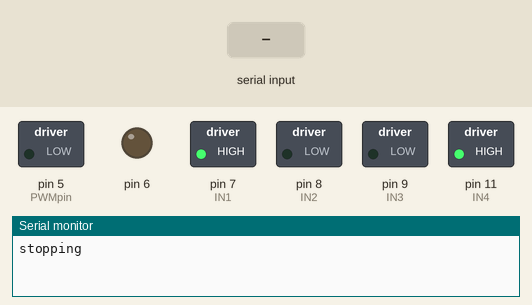
Bench run of a sketch on a simulated Arduino Uno, built with avr-gcc and run on an emulated ATmega328P. Shown: switched loads named in the sketch (green lamp = pin HIGH), output pins drawn as LEDs (lit = HIGH), the last lines printed to the serial monitor. Inputs (shaded band) come from the test bench.

Above: at 1.2 s.
1.3 s: "d90\n" received over Serial
2.8 s: "k" received over Serial
At 4.0 s:
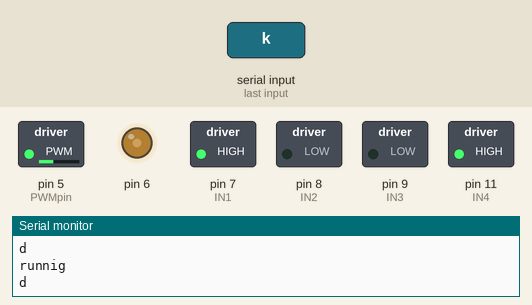
4.3 s: "t90\n" received over Serial
At 5.4 s:
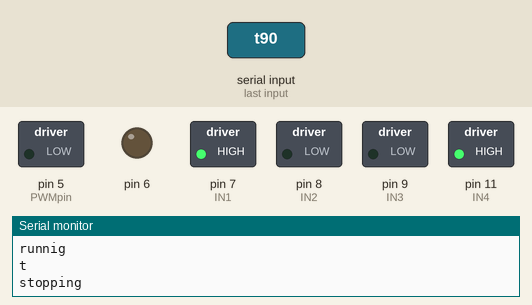
6.1 s: "k" received over Serial
At 6.7 s:
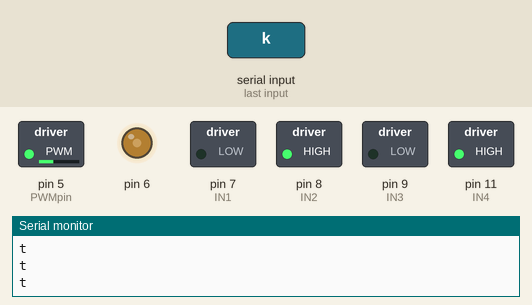
7.6 s: "s90\n" received over Serial
At 8.4 s:
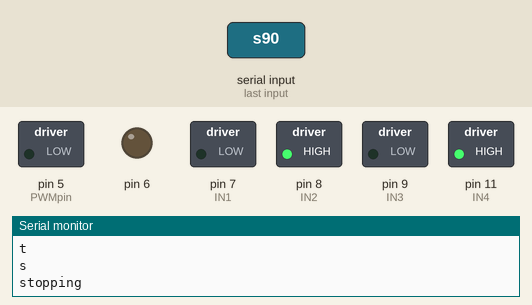
Timing chart, 0 to 10.2 s (numbered marks = the images above; inputs shaded):
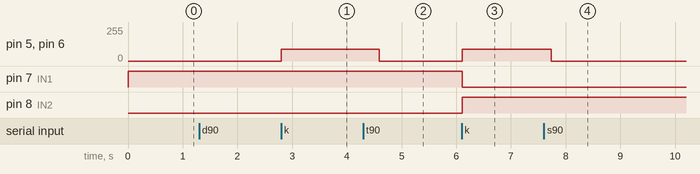

Measured:
- after the input at 2.8 s, pin 5 (PWMpin), pin 6: 0/255 → 90/255 at once
- after the input at 4.3 s, pin 5 (PWMpin), pin 6: 90/255 → 0/255 after 0.29 s
- after the input at 6.1 s, pin 5 (PWMpin), pin 6: 0/255 → 90/255 at once; pin 7 (IN1): HIGH → LOW at once; pin 8 (IN2): LOW → HIGH at once
- after the input at 7.6 s, pin 5 (PWMpin), pin 6: 90/255 → 0/255 after 0.14 s

The sketch:

UNOR3.ino
```cpp
#include <Arduino_FreeRTOS.h>

// define two tasks for Blink & AnalogRead
void TaskRunMotors( void *pvParameters );
void TaskReadSerial( void *pvParameters );

void setup() {

  // initialize serial communication at 9600 bits per second:
  Serial.begin(9600);
  //Serial1.begin(9600);

  while (!Serial) {;}

  // Now set up two tasks to run independently.
  xTaskCreate(
    TaskRunMotors
    ,  "RunMotors"   // A name just for humans
    ,  128  // This stack size can be checked & adjusted by reading the Stack Highwater
    ,  NULL
    ,  1  // Priority, with 3 (configMAX_PRIORITIES - 1) being the highest, and 0 being the lowest.
    ,  NULL );

  xTaskCreate(
    TaskReadSerial
    ,  "ReadSerial"
    ,  128  // Stack size
    ,  NULL
    ,  2  // Priority
    ,  NULL );

  // Now the task scheduler, which takes over control of scheduling individual tasks, is automatically started.
}
void loop()
{
  // Empty. Things are done in Tasks.
}

// Global variables
// Motor pins
int ENA = 5; // Left enable
int ENB = 6; // Right enable

int IN1 = 7; // Left Forwards
int IN2 = 8; // Left Backwards
int IN3 = 9; // Right Forwards
int IN4 = 11; // Right Backwards

// Light sensor pins
int LLpin = 2;
int MLpin = 4;
int RLpin = 10;

enum MotorState {
  MOTOR_FORWARDS,
  MOTOR_BACKWARDS,
  MOTOR_STOPPED
};

// Default data is to not be moving
struct MotorData {
  int PWMpin;   //Pin for pwm
  int Fpin;     //Pin to go forwards
  int Bpin;     //Pin to go backwards
  int power = 0;
  MotorState state = MOTOR_STOPPED;
} leftMotor, rightMotor;

enum DriveState {
  DRIVE_FORWARDS,
  DRIVE_BACKWARDS,
  DRIVE_FORWARDS_RIGHT,
  DRIVE_FORWARDS_LEFT,
  DRIVE_BACKWARDS_RIGHT,
  DRIVE_BACKWARDS_LEFT,
  DRIVE_LEFT,
  DRIVE_RIGHT,
  DRIVE_STOPPED
};

class Drive {
  public:
    Drive(MotorData lm, MotorData rm) {
      _lm = lm;
      _rm = rm;
      _rm.PWMpin = ENA;
      _lm.PWMpin = ENB;

      _lm.Fpin = IN1;
      _lm.Bpin = IN2;
      _rm.Fpin = IN4;
      _rm.Bpin = IN3;
      pinMode(IN1, OUTPUT);
      pinMode(IN2, OUTPUT);
      pinMode(IN3, OUTPUT);
      pinMode(IN4, OUTPUT);
      setLeftForwards();
      setRightForwards();
    };
    void runDrive() {
      runMotors();
    };
    //Driving forwards or backwards
    // power -255 to 255
    void driveMotors(int power) {
      if(_routineBackup || _routineTurn){
        return;
      }
      if(power > 0){
        _state = DRIVE_FORWARDS;
      } else if(power < 0) {
        _state = DRIVE_BACKWARDS;
        power*=-1;
      } else {
        _state = DRIVE_STOPPED;
      }
      _lm.power = power;
      _rm.power = power;
      Serial.println("runnig");
      _runCount = 10;
    };
    void driveMotors(int power, int runCount) {
      if(_routineTurn || _routineBackup){
        return;
      }
      driveMotors(power);
      _routineBackup = true;
      _runCount = runCount;
    }
    void turnMotors(int power) {
      if(power > 0){
        _state = DRIVE_RIGHT;
      } else if(power < 0) {
        _state = DRIVE_LEFT;
        power*=-1;
      } else {
        _state = DRIVE_STOPPED;
      }
      _lm.power = power;
      _rm.power = power;
      _runCount = 5;
    };
    void turnMotors(int power, int runCount) {
      if(_routineBackup || _routineTurn){
        return;
      }
      turnMotors(power);
      _routineTurn = true;
      _runCount = runCount;
    };
    void stopMotors(){
      _state = DRIVE_STOPPED;
      runMotors();
    };
    void jitterMotors(){
      _jitter = true;
      _lm.power = 150;
      _rm.power = 150;
      _runCount = 100;
    };
    void runRoutine(){
      _routine = true;
    };
    void stopRoutine(){
      _routine = false;
      _routineTurn = false;
      _routineBackup = false;
    };
    bool getRoutine(){
      return _routine;
    };
    bool readLightSensors() {
      if(digitalRead(RLpin) || digitalRead(RLpin) || digitalRead(RLpin)){
        return false;
      }
      return true;
    };
  private:
    float _steerMultiplier;
    MotorData _lm;
    MotorData _rm;
    DriveState _state = DRIVE_STOPPED;
    DriveState _prevState = DRIVE_FORWARDS;
    int _runCount = 0;
    bool _jitter = false;
    bool _routine = false;
    bool _routineTurn = false;
    bool _routineBackup = false;
    // Runs motors at calculated powers, switches direction pins
    void runMotors() {
      if(_runCount > 0){
        if(_jitter){
          if((_runCount / 10) % 2 == 0){
            _state = DRIVE_LEFT;
          } else {
            _state = DRIVE_RIGHT;
          }
        }
        _runCount--;
      } else if(_runCount == 0){
        if(_state != DRIVE_STOPPED){
          _jitter = false;
          _state = DRIVE_STOPPED;
          if(_routineTurn){
            _routineTurn = false;
          }
          if(_routineBackup){
            _routineBackup = false;
            turnMotors(200, 70);
            Serial.println("turn");
          }
        }
      }
      if(_state != _prevState){
        switch(_state){
          case DRIVE_STOPPED:
            Serial.println("stopping");
            _lm.power = 0;
            _rm.power = 0;
            break;
          case DRIVE_BACKWARDS:
            Serial.println("back");
            setLeftBackwards();
            setRightBackwards();
            break;
          case DRIVE_FORWARDS:
            Serial.println("notback");
            setLeftForwards();
            setRightForwards();
            break;
          case DRIVE_LEFT:
            setLeftForwards();
            setRightBackwards();
            break;
          case DRIVE_RIGHT:
            setLeftBackwards();
            setRightForwards();
            break;
          default:
            break;
        }
        _prevState = _state;
      }
      analogWrite(_lm.PWMpin, _lm.power);
      analogWrite(_rm.PWMpin, _rm.power);
      //Serial.println(_runCount);
    };
    void setLeftForwards() {
      digitalWrite(_lm.Bpin, LOW);
      digitalWrite(_lm.Fpin, HIGH);
    };
    void setRightForwards() {
      digitalWrite(_rm.Bpin, LOW);
      digitalWrite(_rm.Fpin, HIGH);
    };
    void setLeftBackwards() {
      digitalWrite(_lm.Fpin, LOW);
      digitalWrite(_lm.Bpin, HIGH);
    };
    void setRightBackwards() {
      digitalWrite(_rm.Fpin, LOW);
      digitalWrite(_rm.Bpin, HIGH);
    };
}d(leftMotor, rightMotor);


void TaskRunMotors(void *pvParameters)  // This is a task.
{
  (void) pvParameters;

  for (;;) // A Task shall never return or exit.
  {
    if(d.getRoutine()){
      if(d.readLightSensors()){
        d.driveMotors(-250, 20);
      } else {
        d.driveMotors(115);
      }
    }
    d.runDrive();
    vTaskDelay(1);
  }
}


void TaskReadSerial(void *pvParameters)  // This is a task.
{
  (void) pvParameters;
  char command[12];
  command[0] = 'n';
  for (;;)
  {
    /*
     * d = drive
     * t = turn
     * s = stop
     * k = kill
     */
    if(Serial.available()) {
      //While loop to read command
      bool terminated = false;
      int i = 0;
      char c = Serial.read();
      if(c == 'd' || c == 't' || c == 's' || c == 'j' || c == 'r'){
        command[i] = c;
        Serial.println(c);
        while(!terminated) {
          if(Serial.available()) {
            i++;
            command[i] = Serial.read();
            if(command[i] == 'k'){
              terminated = true;
            }
          }
        }
      } else {
        command[i] = 'n';
      }
    }
    if(command[0] != 'n') {
      if(command[0] != 'r'){
        d.stopRoutine();
      }
      Serial.println(command[0]);
      int i = 1;
      char valc[4] = {0, 0, 0, 0};
      int val = 0;
      switch(command[0]) {
        case 's':
          Serial.print("bruh");
          d.stopMotors();
          break;
        case 'd':

          while(true) {
            //Serial.print(command[i]);
            if(command[i] == 'k'){
              break;
            }

            valc[i-1] = command[i];
            i++;
          }

          val = atoi(valc);

          d.driveMotors(val);
          break;
        case 't':
          while(true) {
            //Serial.print(command[i]);
            if(command[i] == 'k'){
              break;
            }

            valc[i-1] = command[i];
            i++;
          }

          val = atoi(valc);

          d.turnMotors(val);
          break;
        case 'j':
          d.jitterMotors();
          break;

        case 'r':
          d.runRoutine();
          break;

        default:
          break;
      }
    }


    vTaskDelay(1);  // one tick delay (15ms) in between reads for stability
  }
}
```
